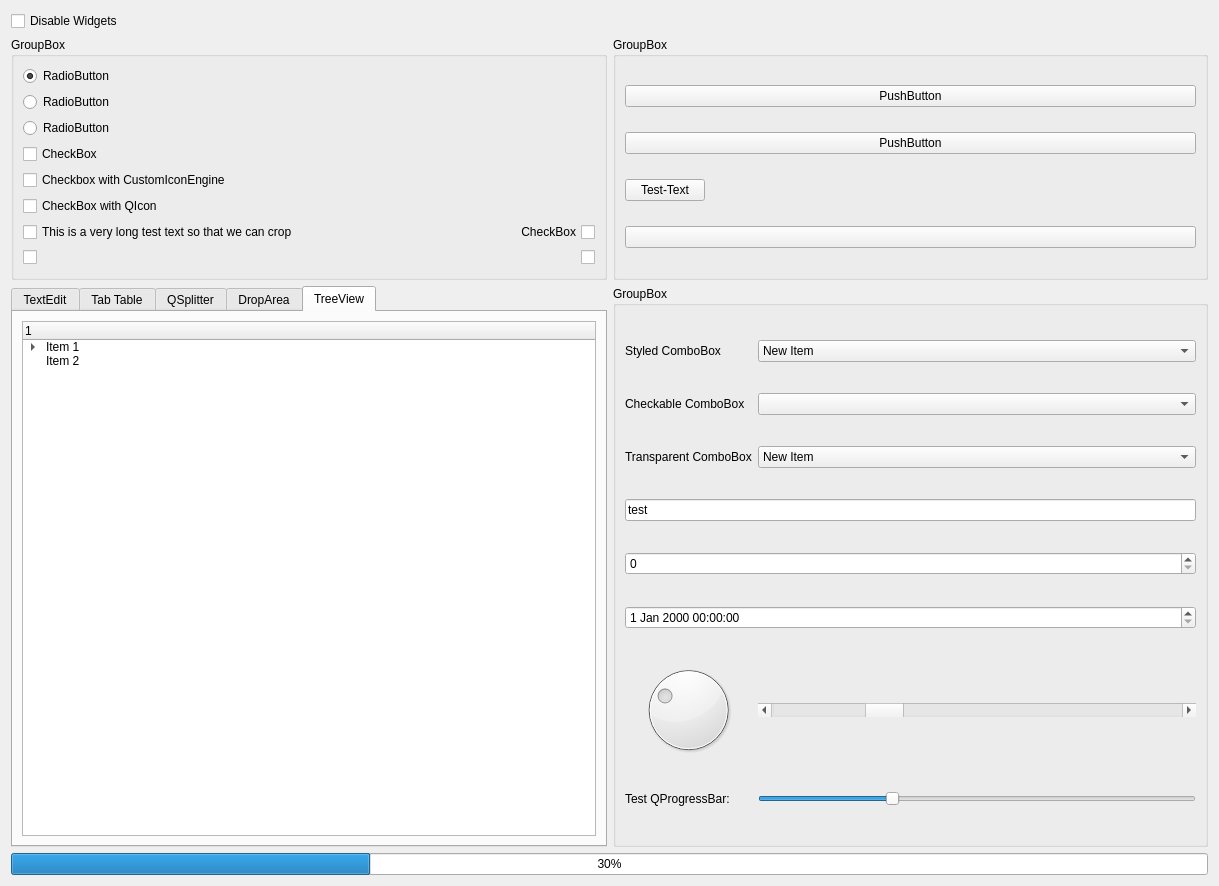
<?xml version="1.0" encoding="UTF-8"?>
<ui version="4.0">
 <class>test_widget</class>
 <widget class="QWidget" name="test_widget">
  <property name="geometry">
   <rect>
    <x>0</x>
    <y>0</y>
    <width>1219</width>
    <height>886</height>
   </rect>
  </property>
  <property name="windowTitle">
   <string>Form</string>
  </property>
  <layout class="QGridLayout" name="gridLayout_2">
   <item row="4" column="1">
    <widget class="QGroupBox" name="groupBox_3">
     <property name="title">
      <string>GroupBox</string>
     </property>
     <property name="checkable">
      <bool>false</bool>
     </property>
     <layout class="QGridLayout" name="gridLayout">
      <item row="9" column="1">
       <widget class="QSlider" name="horizontalSlider">
        <property name="maximum">
         <number>100</number>
        </property>
        <property name="value">
         <number>30</number>
        </property>
        <property name="orientation">
         <enum>Qt::Horizontal</enum>
        </property>
       </widget>
      </item>
      <item row="5" column="0" colspan="2">
       <widget class="QSpinBox" name="spinBox"/>
      </item>
      <item row="0" column="0">
       <widget class="QLabel" name="label">
        <property name="text">
         <string>Styled ComboBox</string>
        </property>
       </widget>
      </item>
      <item row="9" column="0">
       <widget class="QLabel" name="label_3">
        <property name="text">
         <string>Test QProgressBar:</string>
        </property>
       </widget>
      </item>
      <item row="8" column="1">
       <widget class="QScrollBar" name="horizontalScrollBar">
        <property name="value">
         <number>25</number>
        </property>
        <property name="orientation">
         <enum>Qt::Horizontal</enum>
        </property>
       </widget>
      </item>
      <item row="4" column="0" colspan="2">
       <widget class="QLineEdit" name="lineEdit">
        <property name="text">
         <string>test</string>
        </property>
        <property name="echoMode">
         <enum>QLineEdit::Normal</enum>
        </property>
       </widget>
      </item>
      <item row="2" column="0">
       <widget class="QLabel" name="label_2">
        <property name="text">
         <string>Transparent ComboBox</string>
        </property>
       </widget>
      </item>
      <item row="8" column="0">
       <widget class="QDial" name="dial">
        <property name="value">
         <number>30</number>
        </property>
       </widget>
      </item>
      <item row="6" column="0" colspan="2">
       <widget class="QDateTimeEdit" name="dateTimeEdit"/>
      </item>
      <item row="2" column="1">
       <widget class="StyledComboBox" name="transparent_combobox">
        <item>
         <property name="text">
          <string>New Item</string>
         </property>
        </item>
        <item>
         <property name="text">
          <string>New Item 2</string>
         </property>
        </item>
        <item>
         <property name="text">
          <string>New Item 3</string>
         </property>
        </item>
       </widget>
      </item>
      <item row="0" column="1">
       <widget class="StyledComboBox" name="styled_combobox">
        <item>
         <property name="text">
          <string>New Item</string>
         </property>
        </item>
        <item>
         <property name="text">
          <string>New Item 2</string>
         </property>
        </item>
        <item>
         <property name="text">
          <string>New Item 3</string>
         </property>
        </item>
       </widget>
      </item>
      <item row="1" column="0">
       <widget class="QLabel" name="label_4">
        <property name="text">
         <string>Checkable ComboBox</string>
        </property>
       </widget>
      </item>
      <item row="1" column="1">
       <widget class="TestComboBox" name="checkable_combobox"/>
      </item>
     </layout>
    </widget>
   </item>
   <item row="2" column="1">
    <widget class="QGroupBox" name="groupBox_2">
     <property name="title">
      <string>GroupBox</string>
     </property>
     <layout class="QVBoxLayout" name="verticalLayout_3">
      <item>
       <widget class="QPushButton" name="pushButton">
        <property name="text">
         <string>PushButton</string>
        </property>
       </widget>
      </item>
      <item>
       <widget class="QPushButton" name="pushButton_2">
        <property name="text">
         <string>PushButton</string>
        </property>
        <property name="checkable">
         <bool>true</bool>
        </property>
       </widget>
      </item>
      <item>
       <layout class="QHBoxLayout" name="horizontalLayout_3">
        <item>
         <widget class="IconButton" name="pushButton_3">
          <property name="text">
           <string>Test-Text</string>
          </property>
          <property name="flat">
           <bool>false</bool>
          </property>
         </widget>
        </item>
        <item>
         <spacer name="horizontalSpacer_2">
          <property name="orientation">
           <enum>Qt::Horizontal</enum>
          </property>
          <property name="sizeHint" stdset="0">
           <size>
            <width>40</width>
            <height>20</height>
           </size>
          </property>
         </spacer>
        </item>
       </layout>
      </item>
      <item>
       <widget class="IconButton" name="pushButton_4">
        <property name="text">
         <string/>
        </property>
        <property name="default">
         <bool>false</bool>
        </property>
       </widget>
      </item>
     </layout>
    </widget>
   </item>
   <item row="2" column="0">
    <widget class="QGroupBox" name="groupBox">
     <property name="title">
      <string>GroupBox</string>
     </property>
     <layout class="QVBoxLayout" name="verticalLayout_4">
      <item>
       <layout class="QVBoxLayout" name="verticalLayout_5">
        <item>
         <widget class="QRadioButton" name="radioButton">
          <property name="toolTipDuration">
           <number>-10</number>
          </property>
          <property name="text">
           <string>RadioButton</string>
          </property>
          <property name="checked">
           <bool>true</bool>
          </property>
         </widget>
        </item>
        <item>
         <widget class="QRadioButton" name="radioButton_2">
          <property name="text">
           <string>RadioButton</string>
          </property>
         </widget>
        </item>
        <item>
         <widget class="QRadioButton" name="radioButton_3">
          <property name="text">
           <string>RadioButton</string>
          </property>
         </widget>
        </item>
        <item>
         <widget class="QCheckBox" name="checkBox_5">
          <property name="text">
           <string>CheckBox</string>
          </property>
          <property name="tristate">
           <bool>true</bool>
          </property>
         </widget>
        </item>
        <item>
         <widget class="QCheckBox" name="custom_icon_engine_checkbox">
          <property name="text">
           <string>Checkbox with CustomIconEngine</string>
          </property>
         </widget>
        </item>
        <item>
         <widget class="QCheckBox" name="icon_checkbox">
          <property name="text">
           <string>CheckBox with QIcon</string>
          </property>
         </widget>
        </item>
        <item>
         <layout class="QHBoxLayout" name="horizontalLayout_5">
          <item>
           <widget class="Toggle" name="checkBox_3">
            <property name="text">
             <string>This is a very long test text so that we can crop</string>
            </property>
           </widget>
          </item>
          <item>
           <spacer name="horizontalSpacer_3">
            <property name="orientation">
             <enum>Qt::Horizontal</enum>
            </property>
            <property name="sizeHint" stdset="0">
             <size>
              <width>40</width>
              <height>20</height>
             </size>
            </property>
           </spacer>
          </item>
          <item>
           <widget class="Toggle" name="checkBox_4">
            <property name="layoutDirection">
             <enum>Qt::RightToLeft</enum>
            </property>
            <property name="text">
             <string>CheckBox</string>
            </property>
           </widget>
          </item>
         </layout>
        </item>
        <item>
         <layout class="QHBoxLayout" name="horizontalLayout_4">
          <item>
           <widget class="Toggle" name="checkBox">
            <property name="text">
             <string/>
            </property>
            <property name="checkable">
             <bool>true</bool>
            </property>
            <property name="checked">
             <bool>false</bool>
            </property>
            <property name="autoExclusive">
             <bool>false</bool>
            </property>
           </widget>
          </item>
          <item>
           <spacer name="horizontalSpacer_4">
            <property name="orientation">
             <enum>Qt::Horizontal</enum>
            </property>
            <property name="sizeHint" stdset="0">
             <size>
              <width>40</width>
              <height>20</height>
             </size>
            </property>
           </spacer>
          </item>
          <item>
           <widget class="Toggle" name="checkBox_2">
            <property name="layoutDirection">
             <enum>Qt::RightToLeft</enum>
            </property>
            <property name="text">
             <string/>
            </property>
           </widget>
          </item>
         </layout>
        </item>
       </layout>
      </item>
     </layout>
    </widget>
   </item>
   <item row="1" column="0">
    <layout class="QHBoxLayout" name="horizontalLayout">
     <item>
      <widget class="QCheckBox" name="disable_widgets">
       <property name="font">
        <font>
         <family>Segoe UI</family>
        </font>
       </property>
       <property name="text">
        <string>Disable Widgets</string>
       </property>
       <property name="checked">
        <bool>false</bool>
       </property>
      </widget>
     </item>
     <item>
      <spacer name="horizontalSpacer">
       <property name="orientation">
        <enum>Qt::Horizontal</enum>
       </property>
       <property name="sizeHint" stdset="0">
        <size>
         <width>40</width>
         <height>20</height>
        </size>
       </property>
      </spacer>
     </item>
    </layout>
   </item>
   <item row="6" column="0" colspan="2">
    <widget class="QProgressBar" name="progressBar">
     <property name="value">
      <number>30</number>
     </property>
    </widget>
   </item>
   <item row="4" column="0">
    <widget class="QTabWidget" name="tabWidget">
     <property name="acceptDrops">
      <bool>true</bool>
     </property>
     <property name="autoFillBackground">
      <bool>false</bool>
     </property>
     <property name="currentIndex">
      <number>4</number>
     </property>
     <widget class="QWidget" name="tab">
      <attribute name="title">
       <string>TextEdit</string>
      </attribute>
      <layout class="QVBoxLayout" name="verticalLayout">
       <item>
        <widget class="QTextEdit" name="textEdit">
         <property name="html">
          <string>&lt;!DOCTYPE HTML PUBLIC &quot;-//W3C//DTD HTML 4.0//EN&quot; &quot;http://www.w3.org/TR/REC-html40/strict.dtd&quot;&gt;
&lt;html&gt;&lt;head&gt;&lt;meta name=&quot;qrichtext&quot; content=&quot;1&quot; /&gt;&lt;style type=&quot;text/css&quot;&gt;
p, li { white-space: pre-wrap; }
&lt;/style&gt;&lt;/head&gt;&lt;body style=&quot; font-family:'MS Shell Dlg 2'; font-size:7.8pt; font-weight:400; font-style:normal;&quot;&gt;
&lt;p style=&quot; margin-top:0px; margin-bottom:0px; margin-left:0px; margin-right:0px; -qt-block-indent:0; text-indent:0px;&quot;&gt;&lt;span style=&quot; font-family:'.SF NS Text'; font-size:13pt;&quot;&gt;test&lt;br /&gt;test&lt;br /&gt;test&lt;br /&gt;test&lt;br /&gt;test&lt;br /&gt;test&lt;br /&gt;test&lt;br /&gt;test&lt;br /&gt;test&lt;br /&gt;test&lt;br /&gt;test&lt;br /&gt;test&lt;br /&gt;test&lt;br /&gt;test&lt;br /&gt;test&lt;br /&gt;test&lt;br /&gt;test&lt;br /&gt;test&lt;br /&gt;test&lt;br /&gt;test&lt;br /&gt;test&lt;br /&gt;test&lt;br /&gt;test&lt;br /&gt;test&lt;br /&gt;test&lt;br /&gt;test&lt;br /&gt;test&lt;br /&gt;test&lt;br /&gt;test&lt;br /&gt;test&lt;br /&gt;test&lt;br /&gt;test&lt;br /&gt;test&lt;br /&gt;test&lt;br /&gt;test&lt;br /&gt;test&lt;br /&gt;test&lt;br /&gt;test&lt;br /&gt;test&lt;br /&gt;test&lt;br /&gt;test&lt;br /&gt;test&lt;br /&gt;test&lt;br /&gt;test&lt;br /&gt;test&lt;br /&gt;test&lt;br /&gt;test&lt;br /&gt;test&lt;br /&gt;test&lt;br /&gt;test&lt;br /&gt;test&lt;br /&gt;test&lt;br /&gt;test&lt;br /&gt;test&lt;br /&gt;test&lt;br /&gt;test&lt;br /&gt;test&lt;br /&gt;test&lt;br /&gt;test&lt;br /&gt;test&lt;br /&gt;test&lt;br /&gt;test&lt;br /&gt;test&lt;br /&gt;test&lt;br /&gt;test&lt;br /&gt;test&lt;br /&gt;&lt;/span&gt;&lt;/p&gt;&lt;/body&gt;&lt;/html&gt;</string>
         </property>
        </widget>
       </item>
      </layout>
     </widget>
     <widget class="QWidget" name="tab_2">
      <attribute name="title">
       <string>Tab Table</string>
      </attribute>
      <layout class="QVBoxLayout" name="verticalLayout_2">
       <item>
        <widget class="QTableWidget" name="tableWidget">
         <row>
          <property name="text">
           <string>1</string>
          </property>
         </row>
         <row>
          <property name="text">
           <string>2</string>
          </property>
         </row>
         <row>
          <property name="text">
           <string>3</string>
          </property>
         </row>
         <row>
          <property name="text">
           <string>4</string>
          </property>
         </row>
         <row>
          <property name="text">
           <string>5</string>
          </property>
         </row>
         <row>
          <property name="text">
           <string>6</string>
          </property>
         </row>
         <row>
          <property name="text">
           <string>7</string>
          </property>
         </row>
         <row>
          <property name="text">
           <string>8</string>
          </property>
         </row>
         <row>
          <property name="text">
           <string>9</string>
          </property>
         </row>
         <row>
          <property name="text">
           <string>10</string>
          </property>
         </row>
         <column>
          <property name="text">
           <string>1</string>
          </property>
         </column>
         <column>
          <property name="text">
           <string>2</string>
          </property>
         </column>
         <column>
          <property name="text">
           <string>3</string>
          </property>
         </column>
         <column>
          <property name="text">
           <string>4</string>
          </property>
         </column>
         <column>
          <property name="text">
           <string>5</string>
          </property>
         </column>
         <column>
          <property name="text">
           <string>6</string>
          </property>
         </column>
         <column>
          <property name="text">
           <string>7</string>
          </property>
         </column>
         <column>
          <property name="text">
           <string>8</string>
          </property>
         </column>
         <column>
          <property name="text">
           <string>9</string>
          </property>
         </column>
         <column>
          <property name="text">
           <string>10</string>
          </property>
         </column>
         <item row="0" column="0">
          <property name="text">
           <string>Milben Power</string>
          </property>
         </item>
         <item row="0" column="1">
          <property name="text">
           <string>Milben Power</string>
          </property>
         </item>
         <item row="1" column="0">
          <property name="text">
           <string>Miben Power</string>
          </property>
         </item>
        </widget>
       </item>
      </layout>
     </widget>
     <widget class="QWidget" name="tab_3">
      <property name="cursor">
       <cursorShape>ArrowCursor</cursorShape>
      </property>
      <attribute name="title">
       <string>QSplitter</string>
      </attribute>
      <layout class="QHBoxLayout" name="horizontalLayout_2">
       <item>
        <widget class="QSplitter" name="splitter">
         <property name="orientation">
          <enum>Qt::Horizontal</enum>
         </property>
         <widget class="QLabel" name="splitter_label">
          <property name="text">
           <string>TextLabel</string>
          </property>
         </widget>
         <widget class="QPushButton" name="splitter_button">
          <property name="text">
           <string>PushButton</string>
          </property>
         </widget>
        </widget>
       </item>
      </layout>
     </widget>
     <widget class="QWidget" name="tab_4">
      <attribute name="title">
       <string>DropArea</string>
      </attribute>
      <layout class="QVBoxLayout" name="verticalLayout_6">
       <item>
        <widget class="QTreeWidget" name="drop_widget">
         <property name="acceptDrops">
          <bool>true</bool>
         </property>
         <property name="dragEnabled">
          <bool>true</bool>
         </property>
         <property name="dragDropMode">
          <enum>QAbstractItemView::DragDrop</enum>
         </property>
         <column>
          <property name="text">
           <string>Test Files</string>
          </property>
         </column>
        </widget>
       </item>
       <item>
        <widget class="QPushButton" name="clear_drop_button">
         <property name="text">
          <string>Clear</string>
         </property>
        </widget>
       </item>
      </layout>
     </widget>
     <widget class="QWidget" name="tab_6">
      <attribute name="title">
       <string>TreeView</string>
      </attribute>
      <layout class="QHBoxLayout" name="horizontalLayout_7">
       <item>
        <layout class="QVBoxLayout" name="verticalLayout_7">
         <item>
          <widget class="QTreeWidget" name="treeWidget">
           <column>
            <property name="text">
             <string>1</string>
            </property>
           </column>
           <item>
            <property name="text">
             <string>Item 1</string>
            </property>
            <item>
             <property name="text">
              <string>Subitem</string>
             </property>
             <item>
              <property name="text">
               <string>SubSub</string>
              </property>
             </item>
            </item>
           </item>
           <item>
            <property name="text">
             <string>Item 2</string>
            </property>
           </item>
          </widget>
         </item>
        </layout>
       </item>
      </layout>
     </widget>
    </widget>
   </item>
  </layout>
 </widget>
 <customwidgets>
  <customwidget>
   <class>IconButton</class>
   <extends>QPushButton</extends>
   <header>qute_style.widgets.icon_button</header>
  </customwidget>
  <customwidget>
   <class>Toggle</class>
   <extends>QCheckBox</extends>
   <header>qute_style.widgets.toggle</header>
  </customwidget>
  <customwidget>
   <class>StyledComboBox</class>
   <extends>QComboBox</extends>
   <header>qute_style.widgets.styled_combobox</header>
  </customwidget>
  <customwidget>
   <class>TestComboBox</class>
   <extends>QComboBox</extends>
   <header>examples.sample_classes</header>
  </customwidget>
 </customwidgets>
 <resources/>
 <connections/>
</ui>
